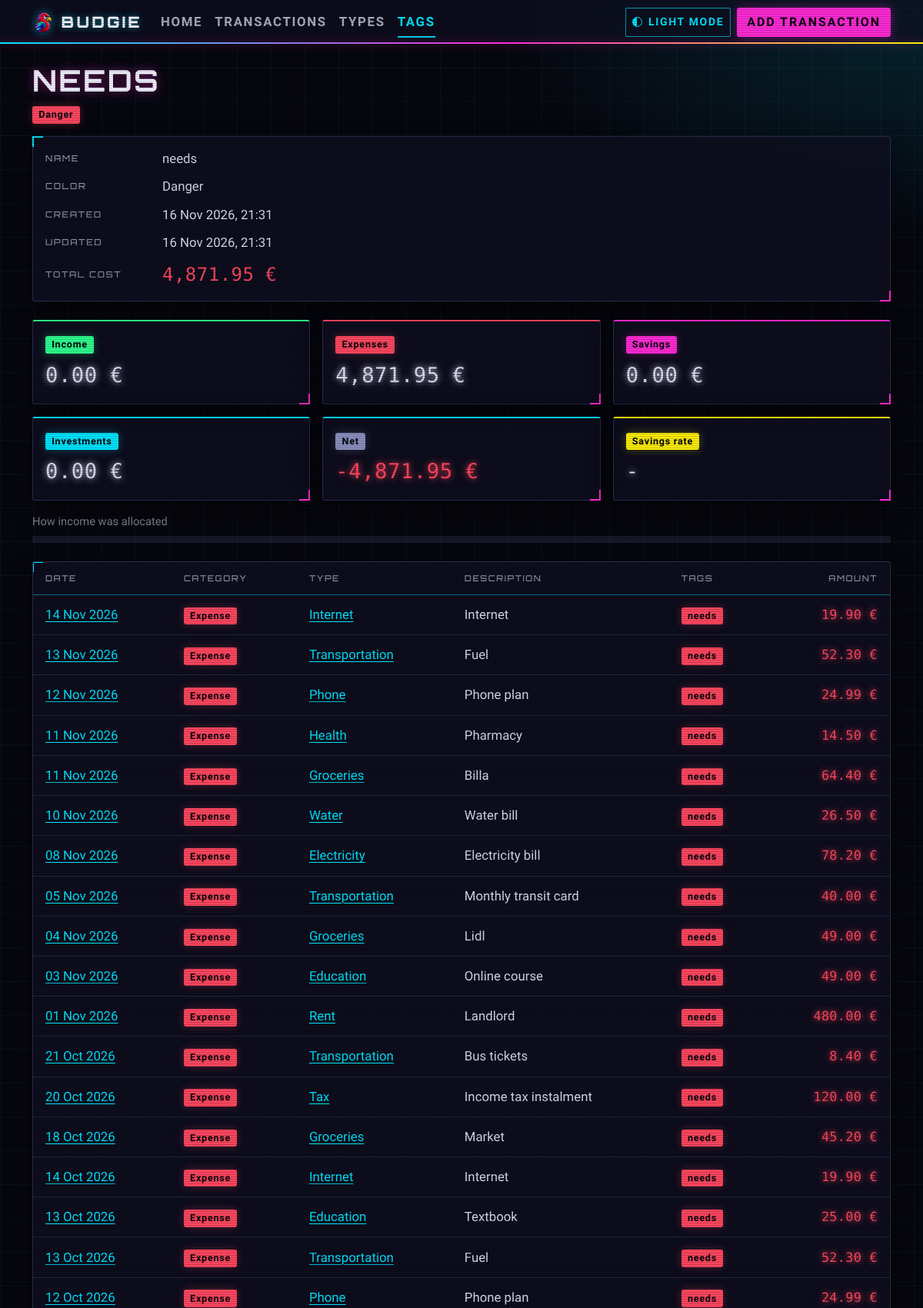
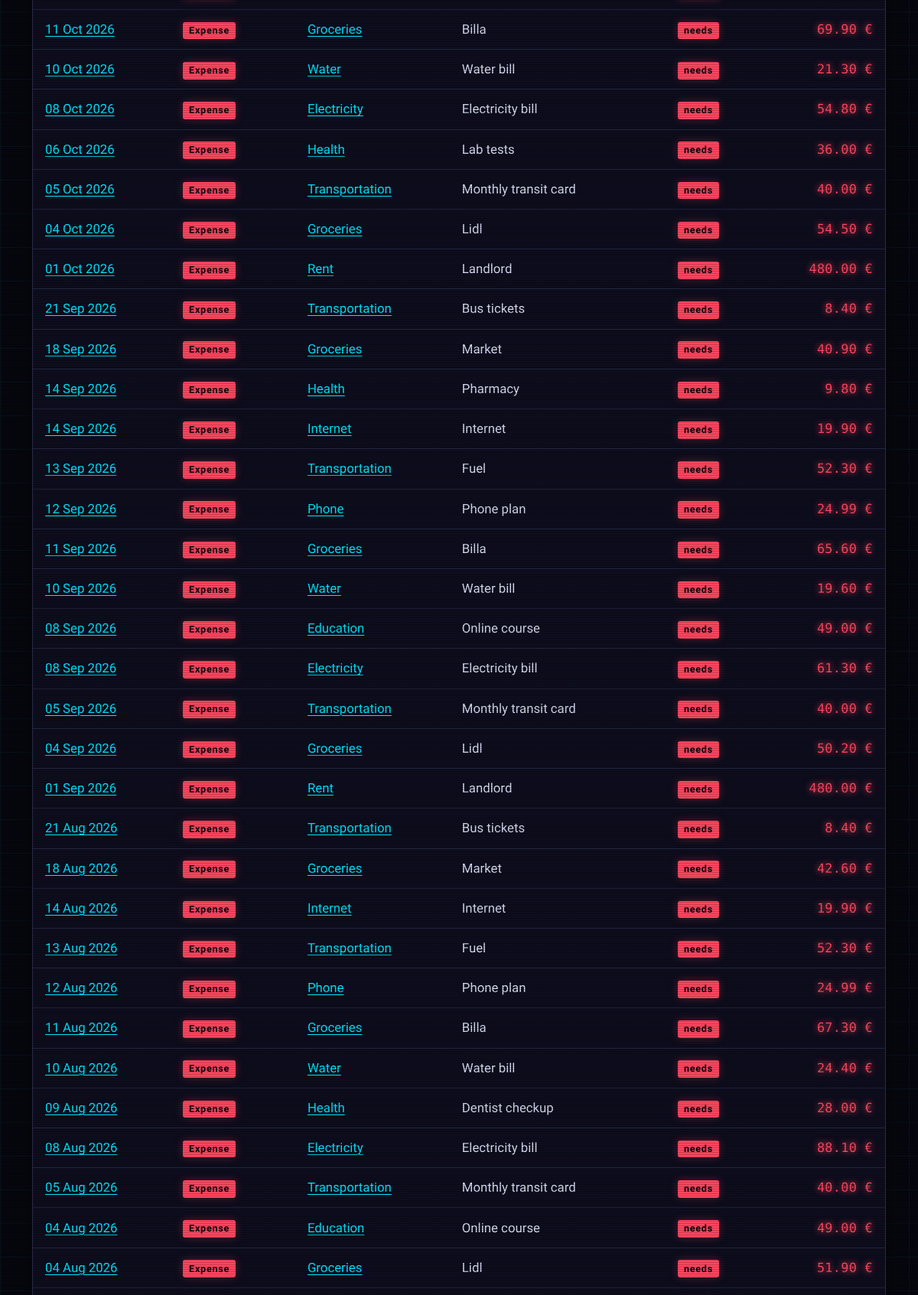
Page /tags/1/ (upper part) on the committed database (2 pictures, top to bottom).
### tags/models.py (models this page shows, shortened)
class Tag(TimeStampMixin):
    name = models.CharField(
        max_length=30,
        unique=True,
        validators=[
            MinLengthValidator(2),
            RegexValidator(
                regex=r"^[a-z0-9]+(?:-[a-z0-9]+)*$",
                message='Use lowercase letters, digits and single hyphens, e.g. "summer-trip".',
            ),
        ],
    )
    color = models.CharField(
        max_length=20,
        choices=TagColor.choices,
        default=TagColor.SECONDARY,
    )
    class Meta:
        ordering = ["name"]
    def get_absolute_url(self) -> str:
        return reverse("tags:detail", kwargs={"pk": self.pk})

### transactions/models.py (models this page shows, shortened)
class Transaction(TimeStampMixin):
    type = models.ForeignKey(
        "categories.Type",
        on_delete=models.RESTRICT,
        related_name="transactions",
    )
    tags = models.ManyToManyField(
        "tags.Tag",
        blank=True,
        related_name="transactions",
    )
    amount = models.DecimalField(
        max_digits=10,
        decimal_places=2,
        validators=[MinValueValidator(Decimal("0.01"))],
    )
    description = models.CharField(max_length=200, blank=True, default="")
    date = models.DateField(
        default=date.today,
        validators=[validate_not_in_future],
        db_index=True,
    )
    objects = TransactionQuerySet.as_manager()
    class Meta:
        ordering = ["-date", "-created_at"]
        verbose_name = "transaction"
        verbose_name_plural = "transactions"
    @property
    def category(self) -> Category:
        return self.type.category_choice
    def get_absolute_url(self) -> str:
        return reverse("transactions:detail", kwargs={"pk": self.pk})

### categories/models.py (models this page shows, shortened)
class Type(TimeStampMixin):
    category = models.CharField(max_length=20, choices=Category.choices)
    name = models.CharField(
        max_length=40,
        validators=[
            MinLengthValidator(2, message="Name must be at least 2 characters."),
        ],
    )
    class Meta:
        ordering = ["category", "name"]
        unique_together = [("category", "name")]
        verbose_name = "type"
        verbose_name_plural = "types"
    @property
    def category_choice(self) -> Category:
        return Category(self.category)
    def get_absolute_url(self) -> str:
        return reverse("types:detail", kwargs={"pk": self.pk})

### tags/views.py (the view)
# urls.py: path("<int:pk>/", TagDetailView.as_view(), name="detail"),
class TagDetailView(DetailView):
    model = Tag
    def get_context_data(self, **kwargs: Any) -> dict[str, Any]:
        context = super().get_context_data(**kwargs)
        transactions = self.object.transactions.with_related()
        context["transactions"] = transactions
        context["totals"] = transactions.totals()
        return context

### categories/choices.py (called while the page is built)
    @property
    def badge_color(self) -> str:
        colors = {
            Category.INCOME: "success",
            Category.EXPENSE: "danger",
            Category.SAVINGS: "primary",
            Category.INVESTMENTS: "info",
        }
        return colors[self]

### common/context_processors.py (called while the page is built)
def theme(request: HttpRequest) -> dict[str, str]:
    current = request.COOKIES.get(THEME_COOKIE, DEFAULT_THEME)
    if current not in THEMES:
        current = DEFAULT_THEME
    other = "light" if current == "dark" else "dark"
    return {"theme": current, "other_theme": other}

### common/templatetags/budgie_tags.py (called while the page is built)
@register.filter
def money(value: object) -> str:
    try:
        amount = Decimal(str(value))
    except (InvalidOperation, TypeError):
        return ""
    return f"{amount:,.2f} {CURRENCY_SYMBOL}"

@register.inclusion_tag("partials/totals_cards.html")
def totals_cards(totals: object) -> dict[str, object]:
    return {"totals": totals}

### transactions/querysets.py (called while the page is built)
    def with_related(self) -> Self:
        return self.select_related("type").prefetch_related("tags")

    def totals_by_category(self) -> dict[str, Decimal]:
        grouped = (
            self.order_by()
            .values("type__category")
            .annotate(total=Sum("amount"))
        )
        totals = {category.value: Decimal("0.00") for category in Category}
        for row in grouped:
            totals[row["type__category"]] = row["total"]
        return totals

    def totals(self) -> CategoryTotals:
        return CategoryTotals(self.totals_by_category())

### transactions/totals.py (called while the page is built)
    @property
    def income(self) -> Decimal:
        return self._amounts[Category.INCOME]

    @property
    def expenses(self) -> Decimal:
        return self._amounts[Category.EXPENSE]

    @property
    def savings(self) -> Decimal:
        return self._amounts[Category.SAVINGS]

    @property
    def investments(self) -> Decimal:
        return self._amounts[Category.INVESTMENTS]

    @property
    def net(self) -> Decimal:
        return self.income - self.expenses - self.savings - self.investments

    @property
    def savings_rate(self) -> Decimal | None:
        if self.income == 0:
            return None
        rate = (self.savings + self.investments) / self.income * 100
        return rate.quantize(Decimal("0.1"))

### templates/tags/tag_detail.html (shortened to what this page needs)
{% extends "base.html" %}
{% load budgie_tags %}
{% block content %}
    <h1>{{ tag.name }}</h1>
    <p>
        <span class="badge text-bg-{{ tag.color }}">{{ tag.get_color_display }}</span>
    </p>
    <section class="card page-card mb-4">
        <div class="card-body">
            <dl class="detail-list">
                <dt>Name</dt>
                <dd>{{ tag.name }}</dd>
                <dt>Color</dt>
                <dd>{{ tag.get_color_display }}</dd>
                <dt>Created</dt>
                <dd>{{ tag.created_at|date:"d M Y, H:i" }}</dd>
                <dt>Updated</dt>
                <dd>{{ tag.updated_at|date:"d M Y, H:i" }}</dd>
                <dt>Total cost</dt>
                <dd class="amount text-danger fs-4">{{ totals.expenses|money }}</dd>
            </dl>
        </div>
    </section>
    {% totals_cards totals %}
    {% if transactions %}
        {% include "partials/transactions_table.html" %}
    {% else %}
        <div class="mb-3">
            {% include "partials/empty_state.html" with message="No transactions use this tag." %}
        </div>
    {% endif %}
{% endblock %}

### templates/partials/transactions_table.html
{% load budgie_tags %}
<section class="card page-card table-panel mb-3">
    <div class="table-responsive">
        <table class="table">
            <thead>
                <tr>
                    <th>Date</th>
                    <th>Category</th>
                    <th>Type</th>
                    <th>Description</th>
                    <th>Tags</th>
                    <th class="text-end">Amount</th>
                </tr>
            </thead>
            <tbody>
                {% for transaction in transactions %}
                    <tr>
                        <td class="text-nowrap"><a href="{{ transaction.get_absolute_url }}">{{ transaction.date|date:"d M Y" }}</a></td>
                        <td>
                            <span class="badge text-bg-{{ transaction.category.badge_color }}">{{ transaction.category.label }}</span>
                        </td>
                        <td>
                            <a href="{{ transaction.type.get_absolute_url }}">{{ transaction.type.name }}</a>
                        </td>
                        <td>{{ transaction.description|truncatechars:40|default:"-" }}</td>
                        <td>{% include "partials/tag_badges.html" with tags=transaction.tags.all %}</td>
                        <td class="text-end text-nowrap amount text-{{ transaction.category.badge_color }}">{{ transaction.amount|money }}</td>
                    </tr>
                {% endfor %}
            </tbody>
        </table>
    </div>
</section>

### templates/partials/tag_badges.html
{% if tags %}
    {% for tag in tags %}
        <a class="badge text-bg-{{ tag.color }}" href="{{ tag.get_absolute_url }}">{{ tag.name }}</a>
    {% endfor %}
{% elif tag %}
    <a class="badge text-bg-{{ tag.color }}" href="{{ tag.get_absolute_url }}">{{ tag.name }}</a>
{% endif %}

### static/css/theme.css (style rules this page uses)
:root { --cp-font-display: "Orbitron", "Segoe UI", sans-serif; --cp-font-body: "Rajdhani", "Segoe UI", sans-serif; --cp-font-mono: "Share Tech Mono", ui-monospace, monospace; --bs-body-font-family: var(--cp-font-body); --bs-body-font-size: 1.05rem; --bs-body-font-weight: 500; --bs-border-radius: 3px; --bs-border-radius-sm: 2px; --bs-border-radius-lg: 4px; --bs-border-radius-xl: 6px; }
:root[data-bs-theme="dark"] { --cp-cyan-rgb: 0, 229, 255; --cp-magenta-rgb: 255, 43, 214; --cp-yellow-rgb: 252, 238, 10; --cp-surface-rgb: 16, 16, 34; --cp-input-rgb: 8, 8, 20; --cp-line-rgb: 120, 130, 200; --cp-grid-rgb: 0, 229, 255; --cp-on-accent: #07070d; --cp-on-warning: #07070d; --cp-glow: 0.5; --cp-scanline: rgba(0, 0, 0, 0.2); --cp-heading-shadow: 0 0 14px rgba(255, 43, 214, 0.45); --cp-text-glow: 0 0 8px currentColor; --cp-card-shadow: 0 14px 34px rgba(0, 0, 0, 0.45); --bs-body-bg: #07070f; --bs-body-bg-rgb: 7, 7, 15; --bs-body-color: #d9dcf2; --bs-body-color-rgb: 217, 220, 242; --bs-emphasis-color: #ffffff; --bs-heading-color: #f2f3ff; --bs-secondary-color: rgba(217, 220, 242, 0.62); --bs-border-color: rgba(120, 130, 200, 0.3); --bs-link-color: #00e5ff; --bs-link-color-rgb: 0, 229, 255; --bs-link-hover-color: #ff2bd6; --bs-link-hover-color-rgb: 255, 43, 214; --bs-primary: #ff2bd6; --bs-primary-rgb: 255, 43, 214; --bs-secondary: #8b90c0; --bs-secondary-rgb: 139, 144, 192; --bs-success: #2dff8f; --bs-success-rgb: 45, 255, 143; --bs-info: #00e5ff; --bs-info-rgb: 0, 229, 255; --bs-warning: #fcee0a; --bs-warning-rgb: 252, 238, 10; --bs-danger: #ff4760; --bs-danger-rgb: 255, 71, 96; --bs-dark: #23233a; --bs-dark-rgb: 35, 35, 58; --bs-form-invalid-color: #ff4760; --bs-form-invalid-border-color: #ff4760; }

### static/css/layout.css (style rules this page uses)
html { scrollbar-color: rgba(var(--cp-magenta-rgb), 0.6) transparent; }
body { background-color: var(--bs-body-bg); background-image: radial-gradient(60rem 30rem at 8% -12%, rgba(var(--cp-magenta-rgb), calc(var(--cp-glow) * 0.35)), transparent 70%), radial-gradient(50rem 28rem at 100% 0%, rgba(var(--cp-cyan-rgb), calc(var(--cp-glow) * 0.3)), transparent 70%), linear-gradient(rgba(var(--cp-grid-rgb), 0.05) 1px, transparent 1px), linear-gradient(90deg, rgba(var(--cp-grid-rgb), 0.05) 1px, transparent 1px); background-size: auto, auto, 44px 44px, 44px 44px; background-attachment: fixed; }
body::before { content: ""; position: fixed; inset: 0; z-index: 2000; pointer-events: none; background: repeating-linear-gradient(to bottom, var(--cp-scanline) 0 1px, transparent 1px 3px); }
h1, h2, h3, h4, h5, h6, .h1, .h2, .h3, .h4, .h5, .h6 { font-family: var(--cp-font-display); font-weight: 700; letter-spacing: 0.06em; text-transform: uppercase; }
h1, .h1 { font-size: clamp(1.6rem, 1.2rem + 1.6vw, 2.4rem); text-shadow: var(--cp-heading-shadow); }
a { text-underline-offset: 0.2em; text-decoration-thickness: 1px; transition: color 0.15s, text-shadow 0.15s; }
.amount { font-family: var(--cp-font-mono); font-variant-numeric: tabular-nums; font-weight: 400; letter-spacing: 0.02em; }

### static/css/pages.css (style rules this page uses)
.detail-list { display: grid; grid-template-columns: minmax(8rem, max-content) 1fr; gap: 0.7rem 1.5rem; margin: 0; }
.detail-list dt { align-self: center; font-family: var(--cp-font-display); font-size: 0.7rem; font-weight: 500; letter-spacing: 0.14em; text-transform: uppercase; color: var(--bs-secondary-color); }
.detail-list dd { margin: 0; }

### rows in the picture
Tag: name "NEEDS", color "Danger", name "needs", created_at "16 Nov 2026, 21:31", updated_at "16 Nov 2026, 21:31"

### other values in the picture
{{ totals.expenses|money }} "4,871.95 €"
{{ totals.income|money }} "0.00 €"
{{ totals.savings|money }} "0.00 €"
{{ totals.investments|money }} "0.00 €"
{{ totals.net|money }} "-4,871.95 €"
